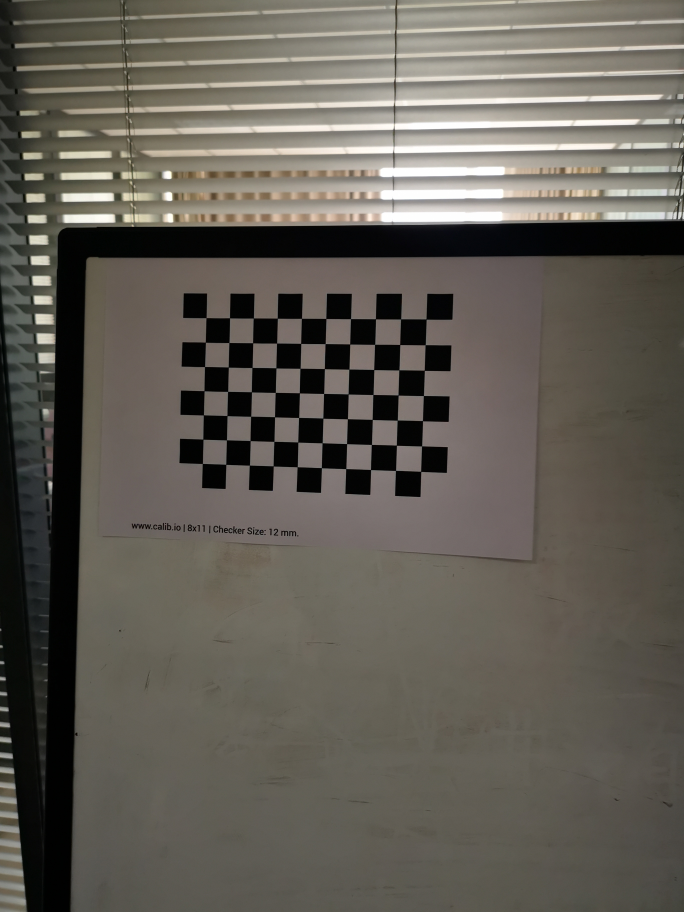
#> input picture python/temp/imgset(1)/021845fa42d619f2c230efaf696731f.jpg, 2736 x 3648 px (shown at 1/4 size); its folder holds 5 pictures in this run
$ python demo1.py
#> lines starting #> are read from the running program, lines starting #| are printed output that depends on the picture
import numpy as np
import cv2 as cv
import glob
# 终止条件
criteria = (cv.TERM_CRITERIA_EPS + cv.TERM_CRITERIA_MAX_ITER, 30, 0.001)
# 准备对象点， 如 (0,0,0), (1,0,0), (2,0,0) ....,(6,5,0)
objp = np.zeros((10*7,3), np.float32)
objp[:,:2] = np.mgrid[0:7,0:10].T.reshape(-1,2)
# 用于存储所有图像的对象点和图像点的数组。
objpoints = [] # 真实世界中的3d点
imgpoints = [] # 图像中的2d点
images = glob.glob('./imgset(1)/*.jpg')
# print(images)

for fname in images:
    img = cv.imread(fname)
#> img is the input picture: shape (3648, 2736, 3); mean B, G, R 85.7, 93.8, 98.3

    cv.namedWindow('img', cv.WINDOW_NORMAL)
    # cv.imshow('img', img)
    # cv.waitKey(0)
    gray = cv.cvtColor(img, cv.COLOR_BGR2GRAY)
    # 找到棋盘角落
    ret, corners = cv.findChessboardCorners(gray, (7, 10), None)
#> ret = True; corners = 70 rows, first 8: [1704.9, 1276.4], [1702.1, 1380.3], [1699.6, 1483.4], [1694.2, 1584.6], [1690.5, 1683.4], [1687.9, 1785.2], [1685.7, 1887.5], [1603.4, 1278.4]

    a = 1
    # 如果找到，添加对象点，图像点（细化之后）
    if ret == True:
        objpoints.append(objp)
        corners2 = cv.cornerSubPix(gray,corners, (11,11), (-1,-1), criteria)
#> corners2 = 70 rows, first 8: [1705.9, 1277.6], [1702.1, 1380.5], [1698.7, 1482.5], [1695, 1583.6], [1691.4, 1684.2], [1688, 1785.3], [1684.5, 1886.8], [1604, 1277.2]
        imgpoints.append(corners)
        # 绘制并显示拐角
        cv.drawChessboardCorners(img, (7, 10), corners2, ret)
        cv.imshow('img', img)
        cv.waitKey(500)

cv.destroyAllWindows()

ret, mtx, dist, rvecs, tvecs = cv.calibrateCamera(objpoints, imgpoints, gray.shape[::-1], None, None)

img = cv.imread('./imgset(1)/b07a0a95324dbfae66a8c02543e753e.jpg')
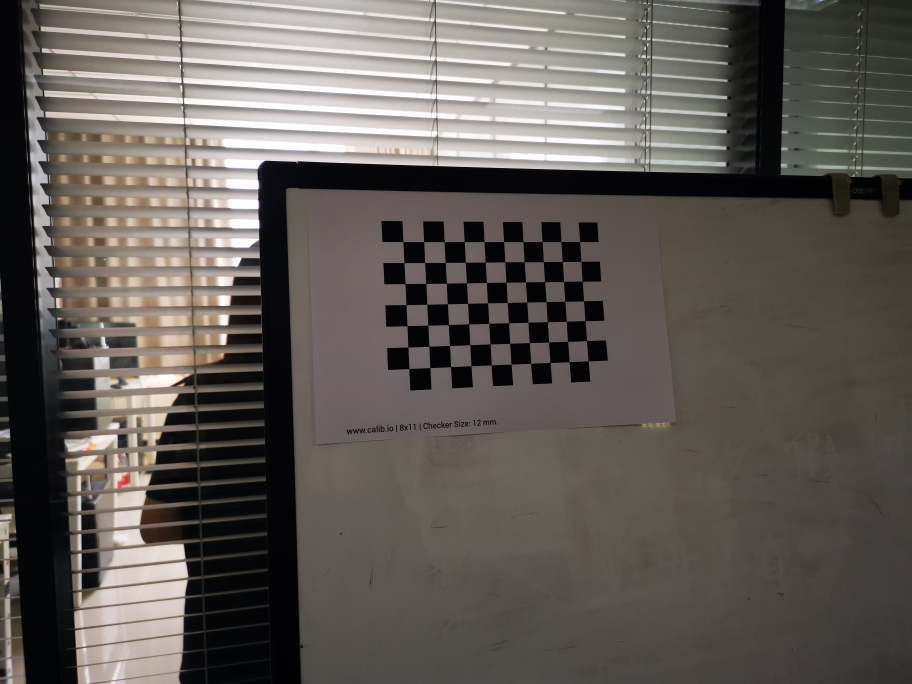
#> input picture python/temp/imgset(1)/b07a0a95324dbfae66a8c02543e753e.jpg, 3648 x 2736 px (shown at 1/4 size)
#> img is the input picture: shape (2736, 3648, 3); mean B, G, R 86.9, 91.7, 97
h,  w = img.shape[:2]
#> h = 2736; w = 3648
newcameramtx, roi = cv.getOptimalNewCameraMatrix(mtx, dist, (w,h), 1, (w,h))


 # undistort
dst = cv.undistort(img, mtx, dist, None, newcameramtx)
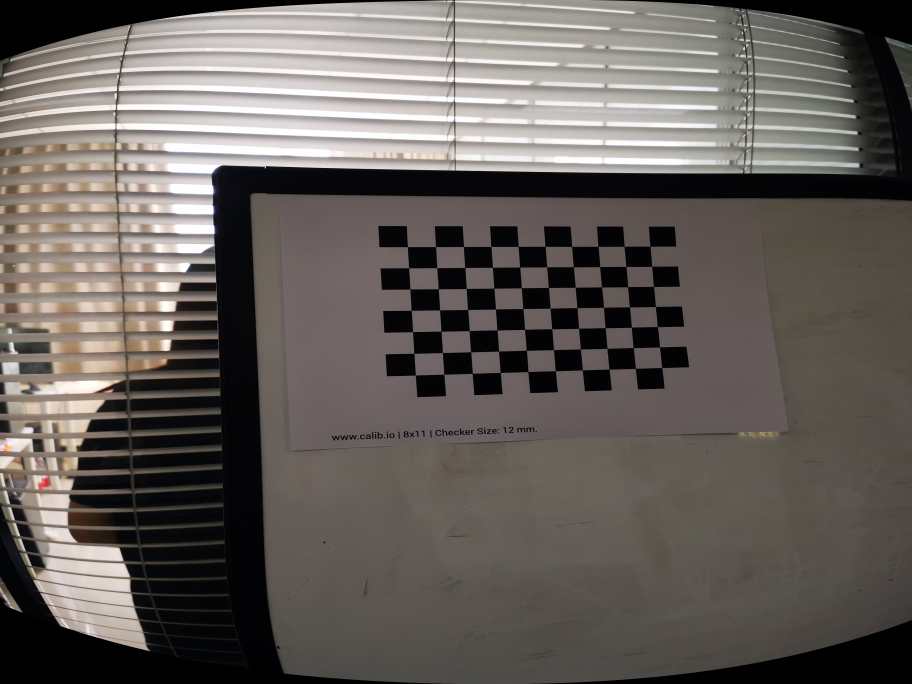
#> dst: shape (2736, 3648, 3) (shown at 1/4 size); mean B, G, R 91.5, 95.8, 101.6
cv.imwrite('calibresult.png', dst)

# [23 lines of commented-out code are left out]
